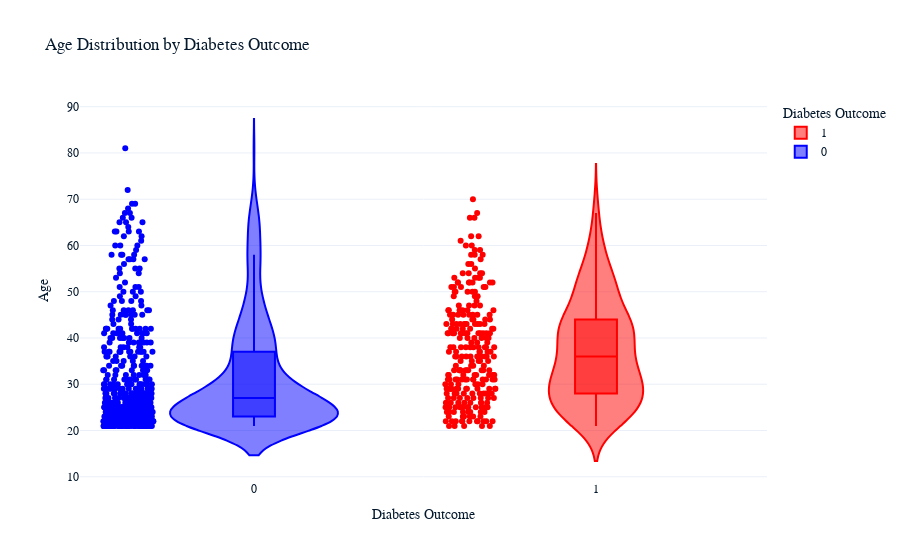

Notebook source saved alongside this figure:
### Markdown cell above
## Interactive density plot using Plotly

### Code cell
import plotly.express as px

fig = px.violin(data, x='Outcome', y='Age', color='Outcome', box=True, points="all", hover_data=data.columns,
                title="Age Distribution by Diabetes Outcome",
                labels={'Outcome': 'Diabetes Outcome', 'Age': 'Age'},
                color_discrete_map={0: "blue", 1: "red"})
fig.show()

### Figure 1 — Plotly figure (JSON) as saved in the notebook; plotly's stock layout.template omitted (floating-point values rounded to 4 significant figures; data arrays with more than 128 entries replaced by an {"elided": "..."} marker saying what was removed)
{"data": [{"alignmentgroup": "True", "box": {"visible": true}, "customdata": {"elided": "268x7 float values"}, "hovertemplate": "Diabetes Outcome=%{x}<br>Age=%{y}<br>Pregnancies=%{customdata[0]}<br>Glucose=%{customdata[1]}<br>BloodPressure=%{customdata[2]}<br>SkinThickness=%{customdata[3]}<br>Insulin=%{customdata[4]}<br>BMI=%{customdata[5]}<br>DiabetesPedigreeFunction=%{customdata[6]}<extra></extra>", "legendgroup": "1", "marker": {"color": "red"}, "name": "1", "offsetgroup": "1", "orientation": "v", "points": "all", "scalegroup": "True", "showlegend": true, "type": "violin", "x": {"elided": "268 int values"}, "x0": " ", "xaxis": "x", "y": {"elided": "268 int values"}, "y0": " ", "yaxis": "y"}, {"alignmentgroup": "True", "box": {"visible": true}, "customdata": {"elided": "500x7 float values"}, "hovertemplate": "Diabetes Outcome=%{x}<br>Age=%{y}<br>Pregnancies=%{customdata[0]}<br>Glucose=%{customdata[1]}<br>BloodPressure=%{customdata[2]}<br>SkinThickness=%{customdata[3]}<br>Insulin=%{customdata[4]}<br>BMI=%{customdata[5]}<br>DiabetesPedigreeFunction=%{customdata[6]}<extra></extra>", "legendgroup": "0", "marker": {"color": "blue"}, "name": "0", "offsetgroup": "0", "orientation": "v", "points": "all", "scalegroup": "True", "showlegend": true, "type": "violin", "x": {"elided": "500 int values"}, "x0": " ", "xaxis": "x", "y": {"elided": "500 int values"}, "y0": " ", "yaxis": "y"}], "layout": {"legend": {"title": {"text": "Diabetes Outcome"}, "tracegroupgap": 0}, "title": {"text": "Age Distribution by Diabetes Outcome"}, "violinmode": "overlay", "xaxis": {"anchor": "y", "categoryarray": [1, 0], "categoryorder": "array", "domain": [0, 1], "title": {"text": "Diabetes Outcome"}}, "yaxis": {"anchor": "x", "domain": [0, 1], "title": {"text": "Age"}}}}
